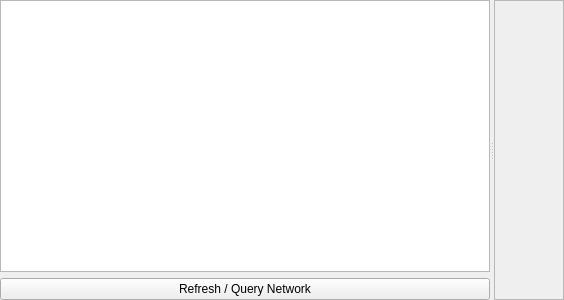
<?xml version="1.0" encoding="UTF-8"?>
<ui version="4.0">
 <class>LCCNetworkView</class>
 <widget class="QWidget" name="LCCNetworkView">
  <property name="geometry">
   <rect>
    <x>0</x>
    <y>0</y>
    <width>564</width>
    <height>300</height>
   </rect>
  </property>
  <property name="windowTitle">
   <string>Form</string>
  </property>
  <layout class="QGridLayout" name="gridLayout">
   <property name="leftMargin">
    <number>0</number>
   </property>
   <property name="topMargin">
    <number>0</number>
   </property>
   <property name="rightMargin">
    <number>0</number>
   </property>
   <property name="bottomMargin">
    <number>0</number>
   </property>
   <item row="0" column="0">
    <widget class="QSplitter" name="splitter">
     <property name="orientation">
      <enum>Qt::Horizontal</enum>
     </property>
     <widget class="QWidget" name="widget" native="true">
      <layout class="QVBoxLayout" name="verticalLayout">
       <item>
        <widget class="QTableView" name="lccNetwork"/>
       </item>
       <item>
        <widget class="QPushButton" name="queryNetwork">
         <property name="text">
          <string>Refresh / Query Network</string>
         </property>
        </widget>
       </item>
      </layout>
     </widget>
     <widget class="QScrollArea" name="scrollArea">
      <property name="horizontalScrollBarPolicy">
       <enum>Qt::ScrollBarAlwaysOff</enum>
      </property>
      <property name="widgetResizable">
       <bool>true</bool>
      </property>
      <widget class="LCCNodeInformation" name="selectedNode">
       <property name="geometry">
        <rect>
         <x>0</x>
         <y>0</y>
         <width>169</width>
         <height>298</height>
        </rect>
       </property>
      </widget>
     </widget>
    </widget>
   </item>
  </layout>
 </widget>
 <customwidgets>
  <customwidget>
   <class>LCCNodeInformation</class>
   <extends>QWidget</extends>
   <header>lccnodeinformation.h</header>
   <container>1</container>
  </customwidget>
 </customwidgets>
 <resources/>
 <connections/>
</ui>
